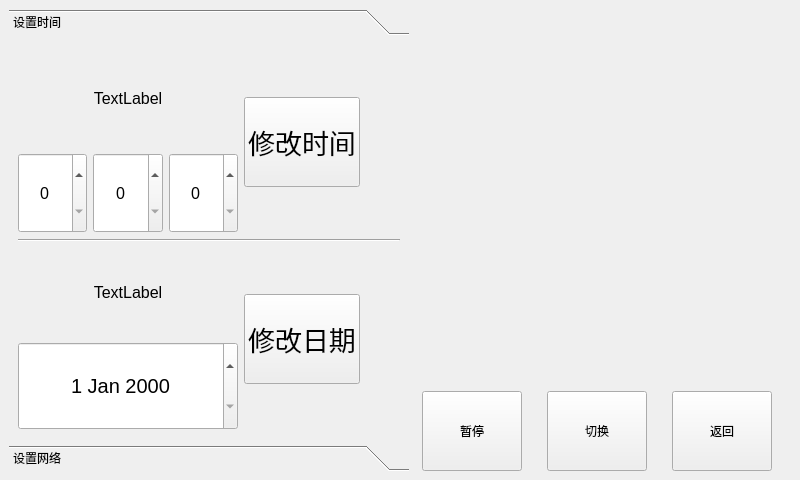
<?xml version="1.0" encoding="UTF-8"?>
<ui version="4.0">
 <class>SettingWindow</class>
 <widget class="QMainWindow" name="SettingWindow">
  <property name="geometry">
   <rect>
    <x>0</x>
    <y>0</y>
    <width>800</width>
    <height>480</height>
   </rect>
  </property>
  <property name="minimumSize">
   <size>
    <width>800</width>
    <height>480</height>
   </size>
  </property>
  <property name="windowTitle">
   <string>MainWindow</string>
  </property>
  <widget class="QWidget" name="centralwidget">
   <layout class="QGridLayout" name="gridLayout">
    <item row="0" column="0">
     <widget class="QToolBox" name="toolBox">
      <property name="minimumSize">
       <size>
        <width>400</width>
        <height>0</height>
       </size>
      </property>
      <property name="currentIndex">
       <number>0</number>
      </property>
      <widget class="QWidget" name="page">
       <property name="geometry">
        <rect>
         <x>0</x>
         <y>0</y>
         <width>400</width>
         <height>390</height>
        </rect>
       </property>
       <attribute name="label">
        <string>设置时间</string>
       </attribute>
       <layout class="QGridLayout" name="gridLayout_3">
        <item row="2" column="0">
         <layout class="QHBoxLayout" name="horizontalLayout_5">
          <item>
           <layout class="QVBoxLayout" name="verticalLayout_3">
            <item>
             <widget class="QLabel" name="label_setting_date">
              <property name="sizePolicy">
               <sizepolicy hsizetype="Expanding" vsizetype="Expanding">
                <horstretch>0</horstretch>
                <verstretch>0</verstretch>
               </sizepolicy>
              </property>
              <property name="minimumSize">
               <size>
                <width>220</width>
                <height>0</height>
               </size>
              </property>
              <property name="font">
               <font>
                <pointsize>12</pointsize>
               </font>
              </property>
              <property name="text">
               <string>TextLabel</string>
              </property>
              <property name="alignment">
               <set>Qt::AlignCenter</set>
              </property>
             </widget>
            </item>
            <item>
             <widget class="QDateEdit" name="dateEdit">
              <property name="sizePolicy">
               <sizepolicy hsizetype="Minimum" vsizetype="Expanding">
                <horstretch>0</horstretch>
                <verstretch>0</verstretch>
               </sizepolicy>
              </property>
              <property name="font">
               <font>
                <pointsize>15</pointsize>
               </font>
              </property>
              <property name="alignment">
               <set>Qt::AlignCenter</set>
              </property>
             </widget>
            </item>
           </layout>
          </item>
          <item>
           <layout class="QVBoxLayout" name="verticalLayout_4">
            <item>
             <spacer name="verticalSpacer">
              <property name="orientation">
               <enum>Qt::Vertical</enum>
              </property>
              <property name="sizeHint" stdset="0">
               <size>
                <width>20</width>
                <height>40</height>
               </size>
              </property>
             </spacer>
            </item>
            <item>
             <widget class="QPushButton" name="pBtn_ModifyDate">
              <property name="sizePolicy">
               <sizepolicy hsizetype="Expanding" vsizetype="Expanding">
                <horstretch>0</horstretch>
                <verstretch>0</verstretch>
               </sizepolicy>
              </property>
              <property name="minimumSize">
               <size>
                <width>90</width>
                <height>90</height>
               </size>
              </property>
              <property name="font">
               <font>
                <pointsize>20</pointsize>
               </font>
              </property>
              <property name="text">
               <string>修改日期</string>
              </property>
             </widget>
            </item>
            <item>
             <spacer name="verticalSpacer_2">
              <property name="orientation">
               <enum>Qt::Vertical</enum>
              </property>
              <property name="sizeHint" stdset="0">
               <size>
                <width>20</width>
                <height>40</height>
               </size>
              </property>
             </spacer>
            </item>
           </layout>
          </item>
          <item>
           <spacer name="horizontalSpacer_6">
            <property name="orientation">
             <enum>Qt::Horizontal</enum>
            </property>
            <property name="sizeHint" stdset="0">
             <size>
              <width>40</width>
              <height>20</height>
             </size>
            </property>
           </spacer>
          </item>
         </layout>
        </item>
        <item row="0" column="0">
         <layout class="QHBoxLayout" name="horizontalLayout_6">
          <item>
           <layout class="QVBoxLayout" name="verticalLayout_2">
            <item>
             <widget class="QLabel" name="label_setting_time">
              <property name="sizePolicy">
               <sizepolicy hsizetype="Expanding" vsizetype="Expanding">
                <horstretch>0</horstretch>
                <verstretch>0</verstretch>
               </sizepolicy>
              </property>
              <property name="minimumSize">
               <size>
                <width>220</width>
                <height>0</height>
               </size>
              </property>
              <property name="font">
               <font>
                <pointsize>12</pointsize>
               </font>
              </property>
              <property name="text">
               <string>TextLabel</string>
              </property>
              <property name="alignment">
               <set>Qt::AlignCenter</set>
              </property>
             </widget>
            </item>
            <item>
             <layout class="QHBoxLayout" name="horizontalLayout_4">
              <item>
               <widget class="QSpinBox" name="spinBox_hour">
                <property name="sizePolicy">
                 <sizepolicy hsizetype="Minimum" vsizetype="Preferred">
                  <horstretch>0</horstretch>
                  <verstretch>0</verstretch>
                 </sizepolicy>
                </property>
                <property name="minimumSize">
                 <size>
                  <width>0</width>
                  <height>80</height>
                 </size>
                </property>
                <property name="font">
                 <font>
                  <pointsize>12</pointsize>
                 </font>
                </property>
                <property name="alignment">
                 <set>Qt::AlignCenter</set>
                </property>
                <property name="maximum">
                 <number>23</number>
                </property>
               </widget>
              </item>
              <item>
               <widget class="QSpinBox" name="spinBox_Min">
                <property name="sizePolicy">
                 <sizepolicy hsizetype="Minimum" vsizetype="Preferred">
                  <horstretch>0</horstretch>
                  <verstretch>0</verstretch>
                 </sizepolicy>
                </property>
                <property name="minimumSize">
                 <size>
                  <width>0</width>
                  <height>80</height>
                 </size>
                </property>
                <property name="font">
                 <font>
                  <pointsize>12</pointsize>
                 </font>
                </property>
                <property name="alignment">
                 <set>Qt::AlignCenter</set>
                </property>
                <property name="maximum">
                 <number>59</number>
                </property>
               </widget>
              </item>
              <item>
               <widget class="QSpinBox" name="spinBox_Sec">
                <property name="sizePolicy">
                 <sizepolicy hsizetype="Minimum" vsizetype="Preferred">
                  <horstretch>0</horstretch>
                  <verstretch>0</verstretch>
                 </sizepolicy>
                </property>
                <property name="minimumSize">
                 <size>
                  <width>0</width>
                  <height>80</height>
                 </size>
                </property>
                <property name="font">
                 <font>
                  <pointsize>12</pointsize>
                 </font>
                </property>
                <property name="alignment">
                 <set>Qt::AlignCenter</set>
                </property>
                <property name="maximum">
                 <number>59</number>
                </property>
               </widget>
              </item>
             </layout>
            </item>
           </layout>
          </item>
          <item>
           <layout class="QVBoxLayout" name="verticalLayout_5">
            <item>
             <spacer name="verticalSpacer_4">
              <property name="orientation">
               <enum>Qt::Vertical</enum>
              </property>
              <property name="sizeHint" stdset="0">
               <size>
                <width>20</width>
                <height>40</height>
               </size>
              </property>
             </spacer>
            </item>
            <item>
             <widget class="QPushButton" name="pBtn_ModifyTime">
              <property name="sizePolicy">
               <sizepolicy hsizetype="Expanding" vsizetype="Expanding">
                <horstretch>0</horstretch>
                <verstretch>0</verstretch>
               </sizepolicy>
              </property>
              <property name="minimumSize">
               <size>
                <width>90</width>
                <height>90</height>
               </size>
              </property>
              <property name="font">
               <font>
                <pointsize>20</pointsize>
               </font>
              </property>
              <property name="text">
               <string>修改时间</string>
              </property>
             </widget>
            </item>
            <item>
             <spacer name="verticalSpacer_3">
              <property name="orientation">
               <enum>Qt::Vertical</enum>
              </property>
              <property name="sizeHint" stdset="0">
               <size>
                <width>20</width>
                <height>40</height>
               </size>
              </property>
             </spacer>
            </item>
           </layout>
          </item>
          <item>
           <spacer name="horizontalSpacer_8">
            <property name="orientation">
             <enum>Qt::Horizontal</enum>
            </property>
            <property name="sizeHint" stdset="0">
             <size>
              <width>40</width>
              <height>20</height>
             </size>
            </property>
           </spacer>
          </item>
         </layout>
        </item>
        <item row="1" column="0">
         <widget class="Line" name="line">
          <property name="orientation">
           <enum>Qt::Horizontal</enum>
          </property>
         </widget>
        </item>
       </layout>
      </widget>
      <widget class="QWidget" name="page_2">
       <property name="geometry">
        <rect>
         <x>0</x>
         <y>0</y>
         <width>400</width>
         <height>390</height>
        </rect>
       </property>
       <attribute name="label">
        <string>设置网络</string>
       </attribute>
       <layout class="QGridLayout" name="gridLayout_2">
        <item row="0" column="0">
         <layout class="QHBoxLayout" name="horizontalLayout_3">
          <item>
           <widget class="QPushButton" name="btn_wifi_on">
            <property name="minimumSize">
             <size>
              <width>0</width>
              <height>40</height>
             </size>
            </property>
            <property name="text">
             <string>开启wifi</string>
            </property>
           </widget>
          </item>
          <item>
           <widget class="QPushButton" name="btn_scan_network">
            <property name="minimumSize">
             <size>
              <width>0</width>
              <height>40</height>
             </size>
            </property>
            <property name="text">
             <string>查询附近网络</string>
            </property>
           </widget>
          </item>
         </layout>
        </item>
        <item row="2" column="0">
         <layout class="QHBoxLayout" name="horizontalLayout_2">
          <item>
           <widget class="QLineEdit" name="lineEdit_password">
            <property name="minimumSize">
             <size>
              <width>0</width>
              <height>40</height>
             </size>
            </property>
            <property name="inputMask">
             <string/>
            </property>
            <property name="text">
             <string/>
            </property>
            <property name="frame">
             <bool>true</bool>
            </property>
            <property name="dragEnabled">
             <bool>false</bool>
            </property>
            <property name="readOnly">
             <bool>false</bool>
            </property>
            <property name="placeholderText">
             <string>请输入密码</string>
            </property>
           </widget>
          </item>
          <item>
           <widget class="QPushButton" name="btn_connect_wifi">
            <property name="minimumSize">
             <size>
              <width>0</width>
              <height>40</height>
             </size>
            </property>
            <property name="text">
             <string>连接wifi</string>
            </property>
           </widget>
          </item>
         </layout>
        </item>
        <item row="1" column="0">
         <widget class="QListWidget" name="listWidget"/>
        </item>
       </layout>
      </widget>
     </widget>
    </item>
    <item row="0" column="1">
     <layout class="QVBoxLayout" name="verticalLayout">
      <item>
       <widget class="QLabel" name="label_ShowGif">
        <property name="minimumSize">
         <size>
          <width>400</width>
          <height>200</height>
         </size>
        </property>
        <property name="text">
         <string/>
        </property>
       </widget>
      </item>
      <item>
       <layout class="QHBoxLayout" name="horizontalLayout">
        <item>
         <spacer name="horizontalSpacer">
          <property name="orientation">
           <enum>Qt::Horizontal</enum>
          </property>
          <property name="sizeHint" stdset="0">
           <size>
            <width>40</width>
            <height>20</height>
           </size>
          </property>
         </spacer>
        </item>
        <item>
         <widget class="QPushButton" name="pBtn_PauseGif">
          <property name="minimumSize">
           <size>
            <width>100</width>
            <height>80</height>
           </size>
          </property>
          <property name="text">
           <string>暂停</string>
          </property>
          <property name="checkable">
           <bool>true</bool>
          </property>
         </widget>
        </item>
        <item>
         <spacer name="horizontalSpacer_2">
          <property name="orientation">
           <enum>Qt::Horizontal</enum>
          </property>
          <property name="sizeHint" stdset="0">
           <size>
            <width>40</width>
            <height>20</height>
           </size>
          </property>
         </spacer>
        </item>
        <item>
         <widget class="QPushButton" name="pBtn_SwitchGif">
          <property name="minimumSize">
           <size>
            <width>100</width>
            <height>80</height>
           </size>
          </property>
          <property name="text">
           <string>切换</string>
          </property>
         </widget>
        </item>
        <item>
         <spacer name="horizontalSpacer_3">
          <property name="orientation">
           <enum>Qt::Horizontal</enum>
          </property>
          <property name="sizeHint" stdset="0">
           <size>
            <width>40</width>
            <height>20</height>
           </size>
          </property>
         </spacer>
        </item>
        <item>
         <widget class="QPushButton" name="pushButton_8">
          <property name="minimumSize">
           <size>
            <width>100</width>
            <height>80</height>
           </size>
          </property>
          <property name="text">
           <string>返回</string>
          </property>
         </widget>
        </item>
        <item>
         <spacer name="horizontalSpacer_4">
          <property name="orientation">
           <enum>Qt::Horizontal</enum>
          </property>
          <property name="sizeHint" stdset="0">
           <size>
            <width>40</width>
            <height>20</height>
           </size>
          </property>
         </spacer>
        </item>
       </layout>
      </item>
     </layout>
    </item>
   </layout>
  </widget>
 </widget>
 <resources/>
 <connections/>
</ui>
